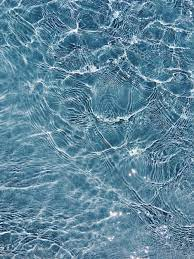
#> input picture images and vijeos/download.jpg, 194 x 259 px, found by its file name
$ python opencv4.py
#> lines starting #> are read from the running program, lines starting #| are printed output that depends on the picture
import cv2

img = cv2.imread(r'C:\Edu\coding\images and vijeos\download.jpg')
#> img is the input picture: shape (259, 194, 3); mean B, G, R 155.6, 133.8, 93
cv2.imshow('image', img)

gray_img = cv2.cvtColor(img, cv2.COLOR_BGR2GRAY)  # Corrected color conversion code
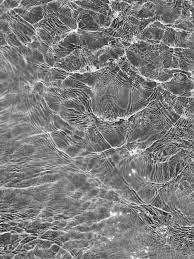
#> gray_img: shape (259, 194); min 8, max 254, mean 124.1
cv2.imshow('image2', gray_img)
cv2.waitKey(0)
